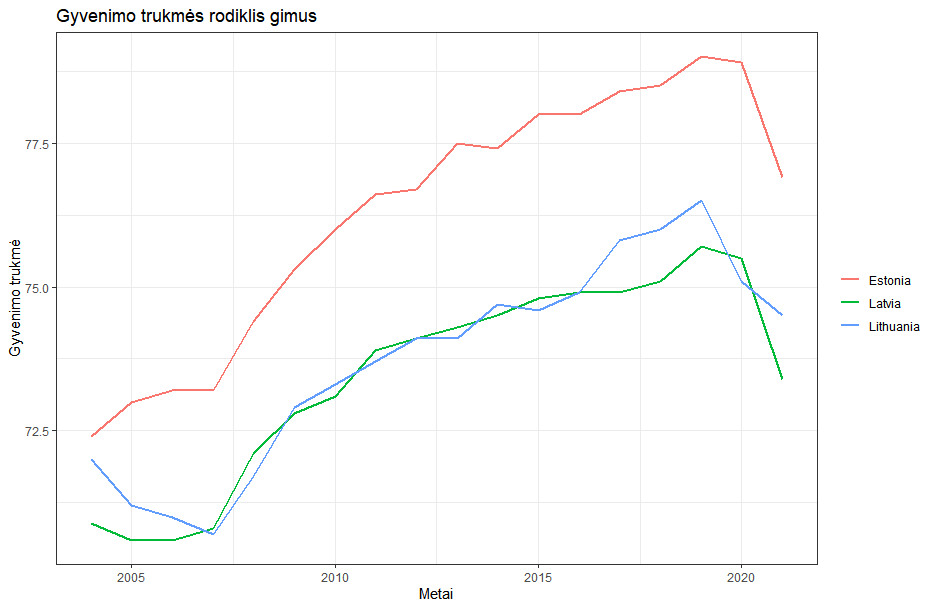

This chart was generated by the following R code:
# Install packages if not already installed
if (!require(ggplot2)) install.packages("ggplot2")
if (!require(dplyr)) install.packages("dplyr")

# Load packages
library(ggplot2)
library(dplyr)

# Read the dataset
well_being_data <- read.csv("WellBeing.csv")

# Filter the data for life expectancy
life_expectancy_data <- well_being_data %>%
  filter(VARIABLE == "5_1") %>%
  select(Country, TIME, Value)

# Create a fancy chart
ggplot(life_expectancy_data, aes(x = TIME, y = Value, group = Country, color = Country)) +
  theme_bw() +
  geom_line(size = 1) +
  labs(title = "Gyvenimo trukmės rodiklis gimus",
       x = "Metai",
       y = "Gyvenimo trukmė") +
  theme(legend.title = element_blank())
